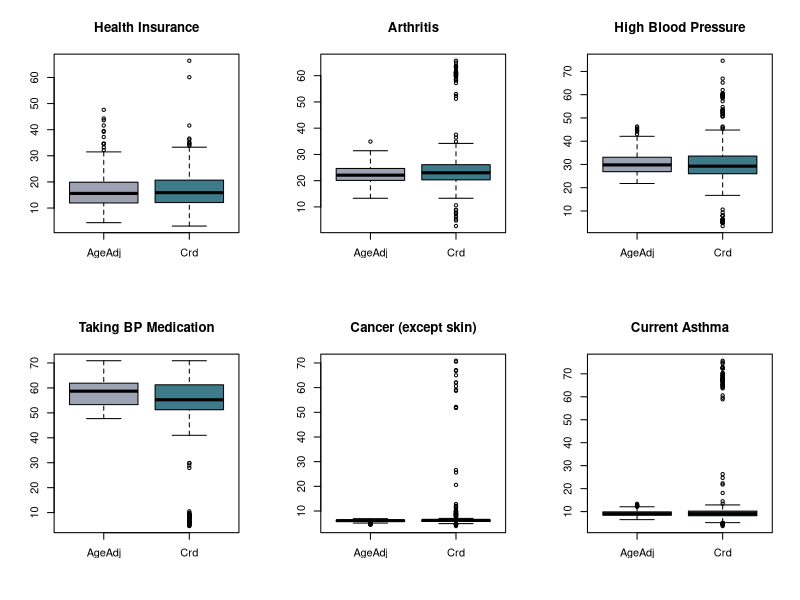
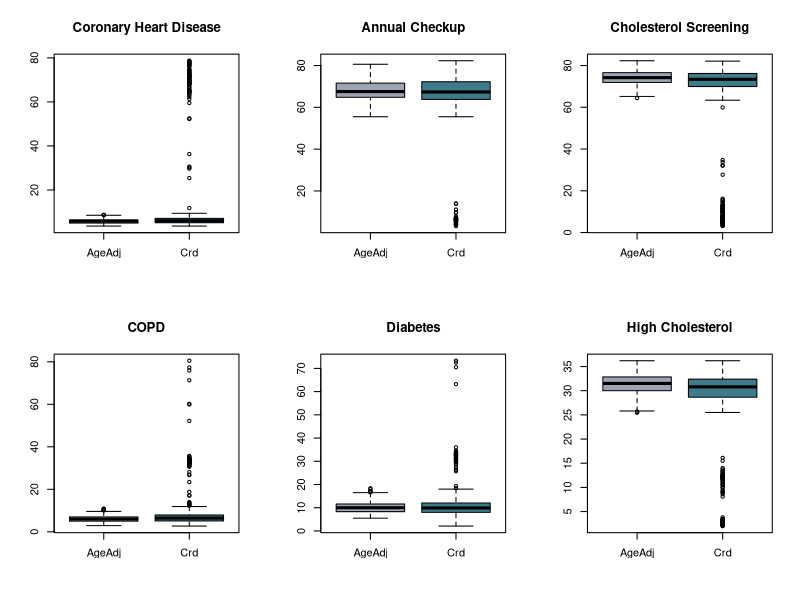
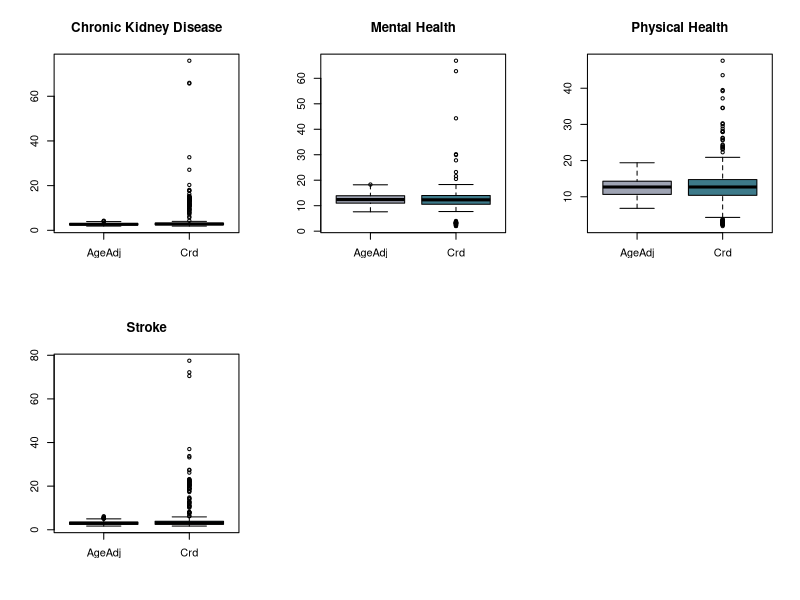
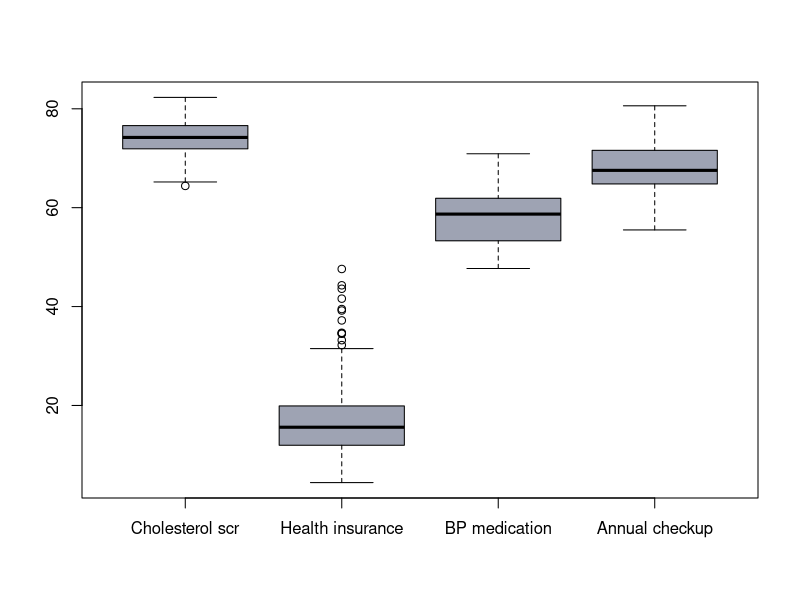
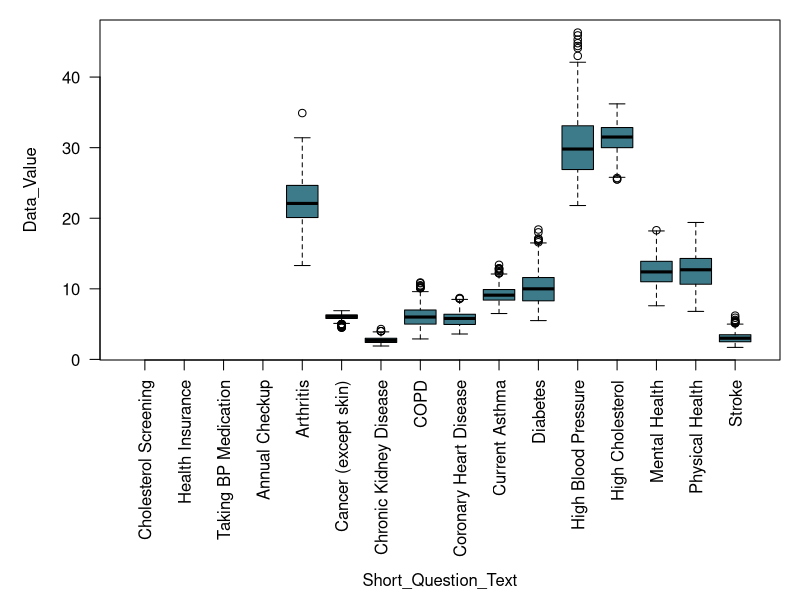
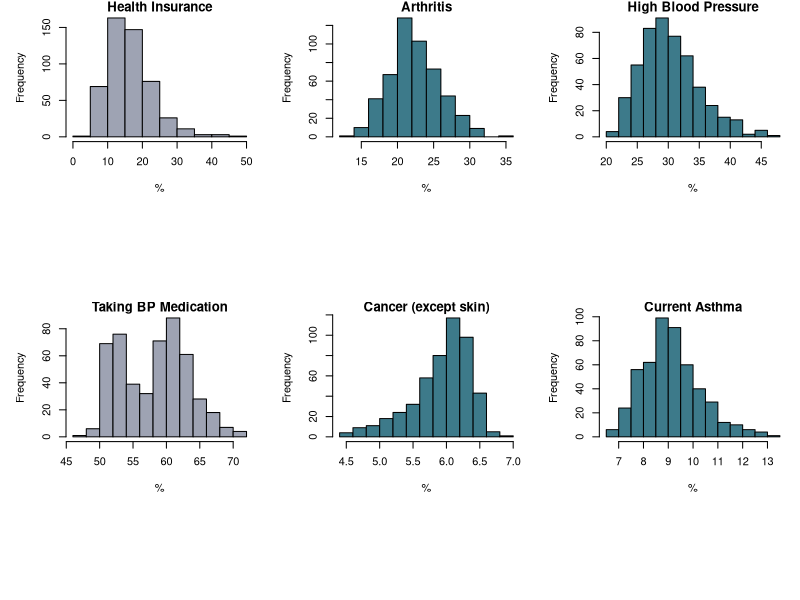
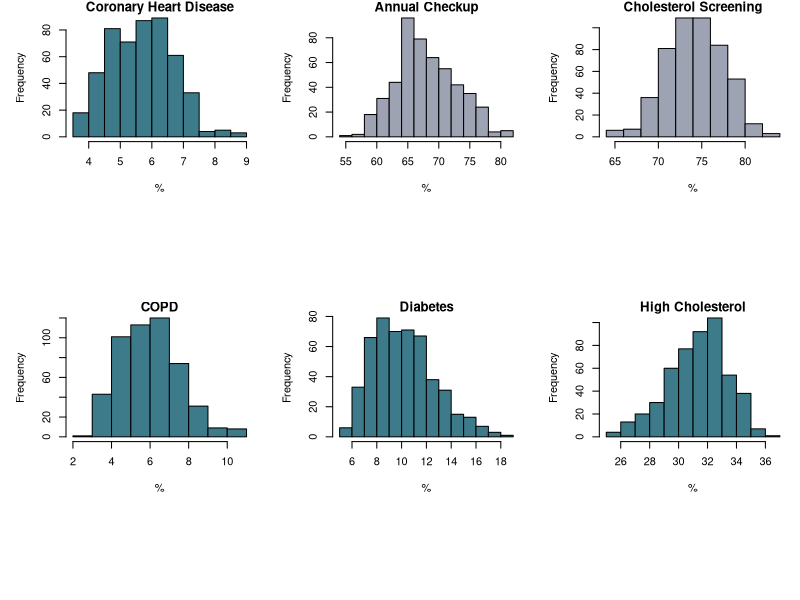
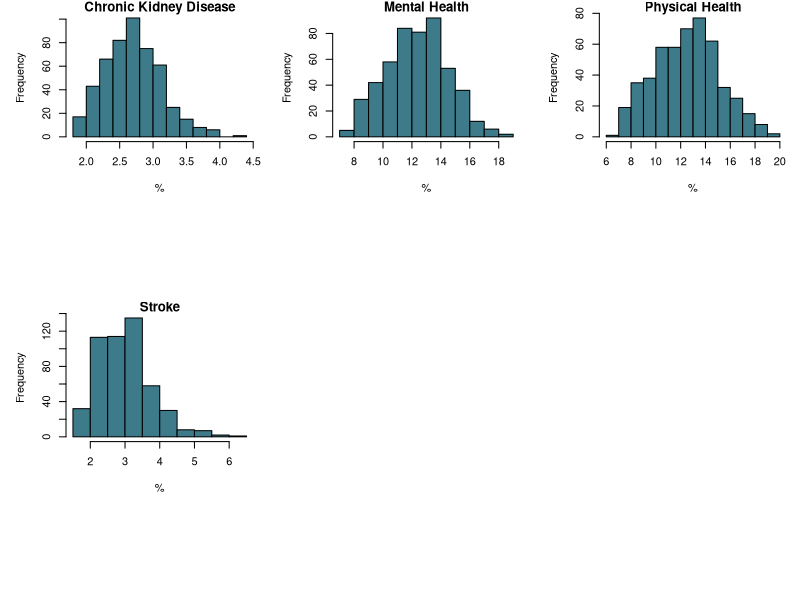

Reproduce these figures in R, in order.
## ---- chunk 1
knitr::opts_chunk$set(echo = TRUE)
## ---- chunk 2
library('tidyverse')
library('knitr')
## ---- chunk 3
myPurple <- rgb(0.62, 0.64, 0.7)
myBlue <- rgb(0.24, 0.48, 0.54)
myPink <- rgb(0.86, 0.76, 0.81)

## ---- chunk 4
health_data = read.csv("data_health_and_prevention.csv")
dim(health_data)
view(health_data)
## ---- chunk 5
preventions = health_data[health_data["Category"] == "Prevention", c("Short_Question_Text", "Measure")] %>% distinct()
kable(preventions, caption = "Prevention")
illnesses = health_data[health_data["Category"] == "Health Outcomes", c("Short_Question_Text", "Measure")] %>% distinct()
kable(illnesses, caption = "Health Outcomes")
## ---- chunk 6
health_data$StateDesc = as.factor(health_data$StateDesc)
health_data$CityName = as.factor(health_data$CityName)
health_data$Category = as.factor(health_data$Category)
health_data$Measure = as.factor(health_data$Measure)
health_data$DataValueTypeID = as.factor(health_data$DataValueTypeID)
health_data$Short_Question_Text = as.factor(health_data$Short_Question_Text)
## ---- chunk 7
health_data_crd = health_data[health_data$DataValueTypeID== "CrdPrv",]
health_data_adj = health_data[health_data$DataValueTypeID== "AgeAdjPrv",]

old.par <- par(mfrow=c(2,3))
for (measure in unique(health_data_adj$Short_Question_Text)) {
  boxplot(health_data_adj[health_data_adj$Short_Question_Text == measure,]$Data_Value,
        health_data_adj[health_data_crd$Short_Question_Text == measure,]$Data_Value,
        main=measure,
        names=c("AgeAdj", "Crd"),
        col=c(myPurple, myBlue)
  )
}
par(old.par)
## ---- chunk 8
health_data_adj = health_data[health_data$DataValueTypeID== "AgeAdjPrv",]
## ---- chunk 9
state_data <- health_data_adj %>% group_by(StateDesc) %>% summarise(
  City.count = n_distinct(CityName),
  Population.count = sum(unique(PopulationCount))
)

per_state_summary <- health_data_adj %>% 
  group_by(StateDesc, Category, Measure, Short_Question_Text) %>% summarise(
  Total.percentage = sum(Data_Value*PopulationCount)/sum(PopulationCount),
  Population = sum(PopulationCount),
  Population.affected = round(sum(Data_Value*PopulationCount)/100)
)

## ---- chunk 10
health_data_adj$Percentage_in_Total = 
  health_data_adj$Data_Value*health_data_adj$PopulationCount/sum(state_data$Population.count)

health_data_adj$Affected_population = 
  round( health_data_adj$Data_Value*health_data_adj$PopulationCount*0.01)
## ---- chunk 11
#Definiranje redoslijeda za Mjere - bit ce potrebno kasnije

health_data_adj$Short_Question_Text <- factor(health_data_adj$Short_Question_Text, levels = c("Cholesterol Screening","Health Insurance","Taking BP Medication","Annual Checkup","Arthritis","Cancer (except skin)","Chronic Kidney Disease","COPD","Coronary Heart Disease","Current Asthma","Diabetes","High Blood Pressure","High Cholesterol","Mental Health","Physical Health","Stroke"))
## ---- chunk 12
boxplot(health_data_adj[health_data_adj$Short_Question_Text == "Cholesterol Screening",]$Data_Value,
        health_data_adj[health_data_adj$Short_Question_Text == "Health Insurance",]$Data_Value,
        health_data_adj[health_data_adj$Short_Question_Text == "Taking BP Medication",]$Data_Value,
        health_data_adj[health_data_adj$Short_Question_Text == "Annual Checkup",]$Data_Value,
        names = c("Cholesterol scr", "Health insurance", "BP medication", "Annual checkup"),
        col = myPurple
        #ylim = c(0,100)
        )

onlyHealthOutcomes = health_data_adj %>% filter(Category == "Health Outcomes")
onlyHealthOutcomes
# ne znam zasto prikazuje i podatke koji nisu prosli kroz filter :(
par(mar=c(12,5,1,1))
boxplot(Data_Value ~ Short_Question_Text, onlyHealthOutcomes, col = myBlue, las=2, xlab="")
mtext("Short_Question_Text", side=1, line=10.5)

## ---- chunk 13
library("nortest")
old.par <- par(mfrow=c(2,3))
for (measure in unique(health_data_adj$Short_Question_Text)) {
  if (unique(health_data_adj[health_data_adj$Short_Question_Text == measure,]$Category) == c("Prevention")){
    color = myPurple
  } else {
    color = myBlue
  }
  hist(health_data_adj[health_data_adj$Short_Question_Text == measure,]$Data_Value, main = measure, xlab = "%", col = color)
}

par(old.par)
## ---- chunk 14
#Ovo je nemoguce lijepo formatirat u pdfu pa sam izbacila
#Mjere položaja i rasipanja za svaku preventivnu mjeru i health outcome
measure_summary <- health_data_adj %>% 
  group_by(Short_Question_Text) %>% summarise(
  Total.percentage = sum(Data_Value*PopulationCount/sum(state_data$Population.count)),
  Median.percentage = median(Data_Value),
  Q1.percentage = quantile(Data_Value, probs = 0.25),
  Q3.percentage = quantile(Data_Value, probs = 0.75),
  Min.percentage = min(Data_Value),
  Max.percentage = max(Data_Value),
  Range.percentage = max(Data_Value)-min(Data_Value),
  IQR.percentage = IQR(Data_Value),
  Std.percentage = sd(Data_Value)
)

## ---- chunk 15
#Boxplotovi za podatke ako grupiramo po saveznim državama

boxplot(per_state_summary[per_state_summary$Short_Question_Text == "Cholesterol Screening",]$Total.percentage,
        per_state_summary[per_state_summary$Short_Question_Text == "Health Insurance",]$Total.percentage,
        per_state_summary[per_state_summary$Short_Question_Text == "Taking BP Medication",]$Total.percentage,
        per_state_summary[per_state_summary$Short_Question_Text == "Annual Checkup",]$Total.percentage,
        names = c("Cholesterol scr", "Health insurance", "BP medication", "Annual checkup"),
        col = myPurple
        )

#isti problem kao i gore
onlyHealthOutcomes = per_state_summary %>% filter(Category == "Health Outcomes")
par(mar=c(12,5,1,1))
boxplot(Total.percentage ~ Short_Question_Text, data = onlyHealthOutcomes, col = myBlue, las=2, xlab="")
mtext("Short_Question_Text", side=1, line=10.5)
## ---- chunk 16
#Deskriptivna statistika za Ohio i Floridu

Ohio <- per_state_summary[(per_state_summary$StateDesc == "Ohio" & per_state_summary$Category == "Prevention"),]

Florida <- per_state_summary[(per_state_summary$StateDesc == "Florida" & per_state_summary$Category == "Prevention"),]

counts <- matrix(c(Ohio$Total.percentage, Florida$Total.percentage), nrow = 2, byrow = TRUE)

barplot(counts, names = c("Cholesterol scr", "Health insurance", "BP medication", "Annual checkup"), col = c(myPurple, myBlue), beside = TRUE)
legend("top",
      legend = c("Ohio", "Florida"),
       fill = c(myBlue, myPurple))

## ---- chunk 17
#Deskriptivna statistika za odabrane savezne drzave
Illinois_COPD <- per_state_summary[(per_state_summary$StateDesc == "Illinois" & per_state_summary$Short_Question_Text == "COPD"),]

Iowa_COPD <- per_state_summary[(per_state_summary$StateDesc == "Iowa" & per_state_summary$Short_Question_Text == "COPD"),]

S_Dakota_COPD <- per_state_summary[(per_state_summary$StateDesc == "South Dakota" & per_state_summary$Short_Question_Text == "COPD"),]

barplot(c(Illinois_COPD$Total.percentage, Iowa_COPD$Total.percentage, S_Dakota_COPD$Total.percentage), col = c(myPink, myPurple, myBlue), names = c("Illinois", "Iowa", "South Dakota"))
